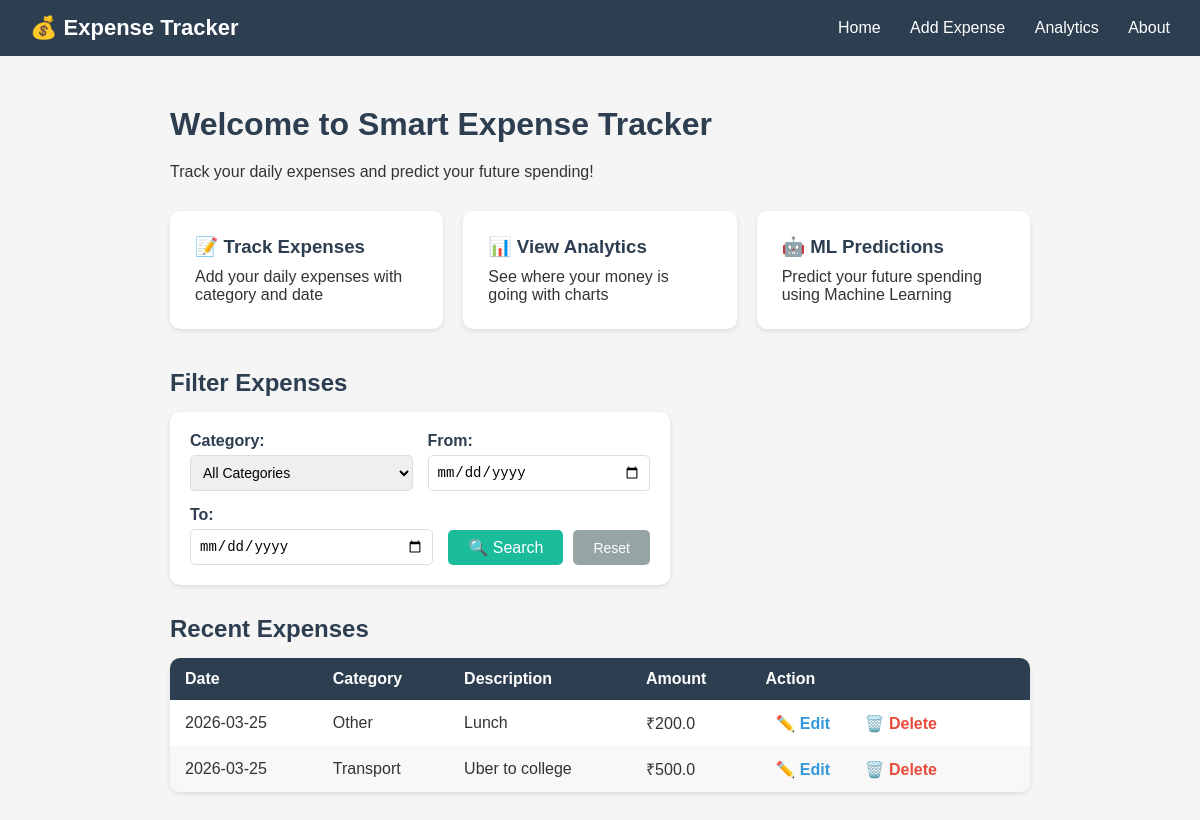
Before: / with the older database file.
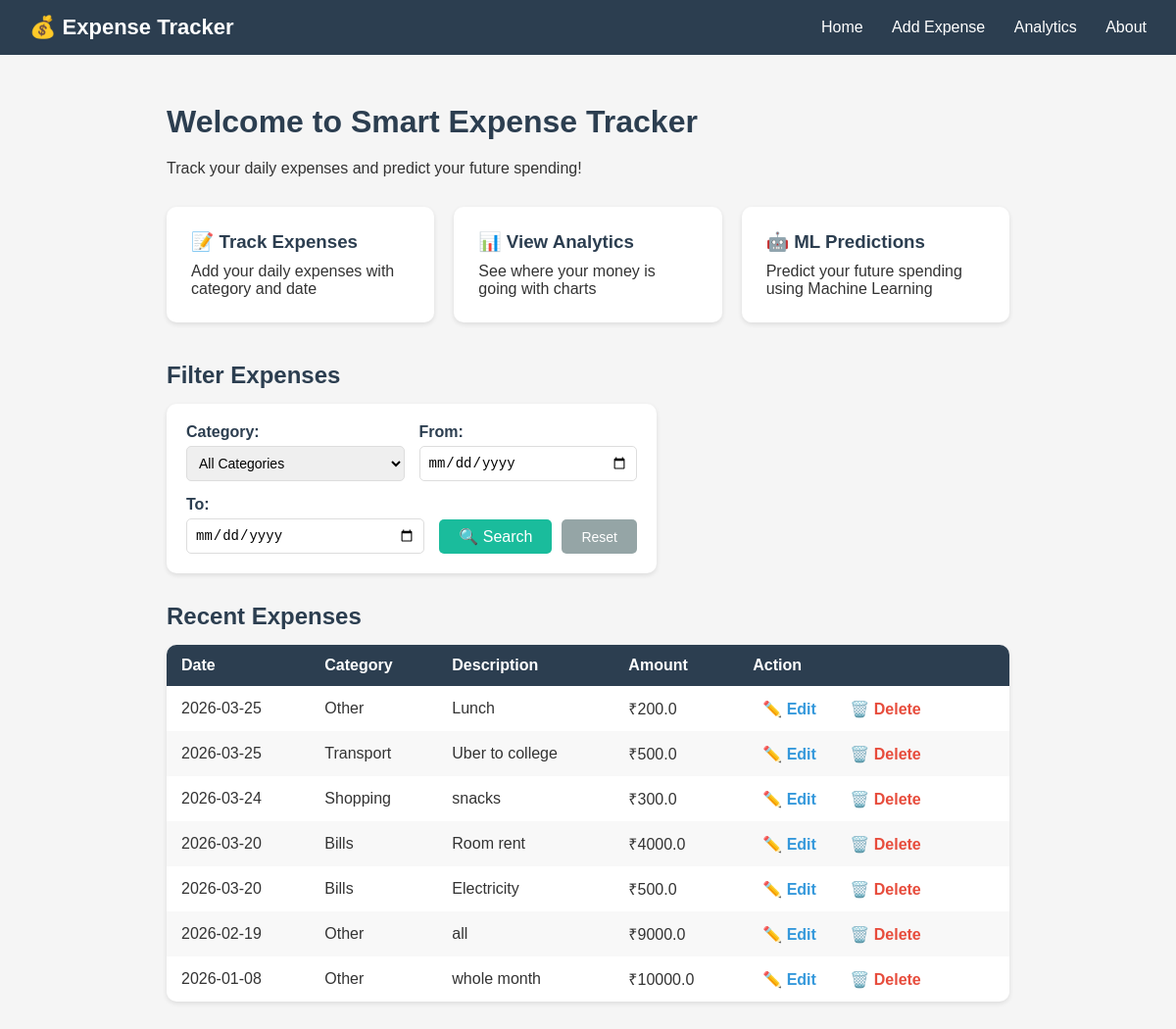
After: the same page with the newer database file.
### tables this page shows
CREATE TABLE expenses(
            id INTEGER PRIMARY KEY AUTOINCREMENT,
            amount REAL NOT NULL,
            category TEXT NOT NULL,
            description TEXT,
            date TEXT NOT NULL
        );

### app.py (the view)
@app.route('/')
def home():
    conn = get_db_connection()
    category = request.args.get('category')
    date_from = request.args.get('date_from')
    date_to = request.args.get('date_to')
    query = 'SELECT * FROM expenses WHERE 1=1'
    params = []
    if category:
        query += ' AND category = ?'
        params.append(category)
    if date_from:
        query += ' AND date >= ?'
        params.append(date_from)
    if date_to:
        query += ' AND date <= ?'
        params.append(date_to)
    query += ' ORDER BY date DESC'
    expenses = conn.execute(query, params).fetchall()
    conn.close()
    return render_template('index.html', expenses=expenses,
                           category=category,
                           date_from=date_from,
                           date_to=date_to)

### app.py (called while the page is built)
def get_db_connection():
    conn = sqlite3.connect('expenses.db')
    conn.row_factory = sqlite3.Row
    return conn

### templates/index.html (shortened to what this page needs)
{% extends 'base.html' %}
{% block content %}
    <h1>Welcome to Smart Expense Tracker</h1>
    <p>Track your daily expenses and predict your future spending!</p>
    <div class="features">
        <div class="feature-card">
            <h3>📝 Track Expenses</h3>
            <p>Add your daily expenses with category and date</p>
        </div>
        <div class="feature-card">
            <h3>📊 View Analytics</h3>
            <p>See where your money is going with charts</p>
        </div>
        <div class="feature-card">
            <h3>🤖 ML Predictions</h3>
            <p>Predict your future spending using Machine Learning</p>
        </div>
    </div>
    <h2 style="margin-top: 40px;">Filter Expenses</h2>
    <form method="GET" action="/" class="filter-form">
        <div class="filter-row">
            <div class="filter-item">
                <label for="category">Category:</label>
                <select id="category" name="category">
                    <option value="">All Categories</option>
                </select>
            </div>
            <div class="filter-item">
                <label for="date_from">From:</label>
                <input type="date" id="date_from" name="date_from"
                       value="{{ date_from if date_from else '' }}">
            </div>
            <div class="filter-item">
                <label for="date_to">To:</label>
                <input type="date" id="date_to" name="date_to"
                       value="{{ date_to if date_to else '' }}">
            </div>
            <div class="filter-buttons">
                <button type="submit">🔍 Search</button>
                <a href="/" class="reset-btn">Reset</a>
            </div>
        </div>
    </form>
    <h2 style="margin-top: 30px;">
        {% if category or date_from or date_to %}
            Filtered Results
        {% else %}
            Recent Expenses
        {% endif %}
    </h2>
    {% if expenses %}
        <table>
            <thead>
                <tr>
                    <th>Date</th>
                    <th>Category</th>
                    <th>Description</th>
                    <th>Amount</th>
                    <th>Action</th>
                </tr>
            </thead>
            <tbody>
                {% for expense in expenses %}
                <tr>
                    <td>{{ expense['date'] }}</td>
                    <td>{{ expense['category'] }}</td>
                    <td>{{ expense['description'] }}</td>
                    <td>₹{{ expense['amount'] }}</td>
                    <td>
                        <a href="/edit/{{ expense['id'] }}" class="edit-btn">
                            ✏️ Edit
                        </a>
                        <a href="/delete/{{ expense['id'] }}" class="delete-btn"
                           onclick="return confirm('Are you sure you want to delete this expense?')">
                            🗑️ Delete
                        </a>
                    </td>
                </tr>
                {% endfor %}
            </tbody>
        </table>
    {% else %}
        <p style="margin-top: 15px; color: #888;">
            No expenses found.
            <a href="/add">Add your first expense!</a>
        </p>
    {% endif %}
{% endblock %}

### templates/base.html (shortened to what this page needs)
<!DOCTYPE html>
<html lang="en">
<head>
    <link rel="stylesheet" href="{{ url_for('static', filename='style.css') }}">
</head>
<body>
    <nav>
        <div class="logo">💰 Expense Tracker</div>
        <div class="nav-links">
            <a href="/">Home</a>
            <a href="/add">Add Expense</a>
            <a href="/analytics">Analytics</a>
            <a href="/about">About</a>
        </div>
    </nav>
    <div class="container">
        {% block content %}
        {% endblock %}
    </div>
</body>
</html>

### static/style.css (style rules this page uses)
* { margin: 0; padding: 0; box-sizing: border-box; }
body { font-family: Arial, sans-serif; background-color: #f5f5f5; color: #333; }
nav { background-color: #2c3e50; padding: 15px 30px; display: flex; justify-content: space-between; align-items: center; }
.logo { color: white; font-size: 22px; font-weight: bold; }
.nav-links a { color: white; text-decoration: none; margin-left: 25px; font-size: 16px; }
.container { max-width: 900px; margin: 30px auto; padding: 20px; }
h1 { color: #2c3e50; margin-bottom: 20px; }
.features { display: flex; gap: 20px; margin-top: 30px; flex-wrap: wrap; }
.feature-card { background: white; padding: 25px; border-radius: 10px; flex: 1; min-width: 200px; box-shadow: 0 2px 5px rgba(0,0,0,0.1); }
.feature-card h3 { margin-bottom: 10px; color: #2c3e50; }
form { background: white; padding: 30px; border-radius: 10px; box-shadow: 0 2px 5px rgba(0,0,0,0.1); max-width: 500px; }
label { display: block; margin-top: 15px; margin-bottom: 5px; font-weight: bold; color: #2c3e50; }
input, select { width: 100%; padding: 10px; border: 1px solid #ddd; border-radius: 5px; font-size: 14px; }
button { margin-top: 20px; padding: 12px 30px; background-color: #1abc9c; color: white; border: none; border-radius: 5px; font-size: 16px; cursor: pointer; width: 100%; }
table { width: 100%; border-collapse: collapse; margin-top: 15px; background: white; border-radius: 10px; overflow: hidden; box-shadow: 0 2px 5px rgba(0,0,0,0.1); }
thead { background-color: #2c3e50; color: white; }
th, td { padding: 12px 15px; text-align: left; }
tbody tr:nth-child(even) { background-color: #f8f8f8; }
h2 { color: #2c3e50; margin-bottom: 10px; }
.delete-btn { color: #e74c3c; text-decoration: none; font-weight: bold; padding: 5px 10px; border-radius: 5px; }
.edit-btn { color: #3498db; text-decoration: none; font-weight: bold; padding: 5px 10px; border-radius: 5px; margin-right: 10px; }
.filter-form { background: white; padding: 20px; border-radius: 10px; box-shadow: 0 2px 5px rgba(0,0,0,0.1); margin-top: 15px; }
.filter-row { display: flex; gap: 15px; align-items: flex-end; flex-wrap: wrap; }
.filter-item { flex: 1; min-width: 150px; }
.filter-item label { display: block; margin-bottom: 5px; font-weight: bold; color: #2c3e50; margin-top: 0; }
.filter-item select, .filter-item input { width: 100%; padding: 8px; border: 1px solid #ddd; border-radius: 5px; }
.filter-buttons { display: flex; gap: 10px; }
.filter-buttons button { margin-top: 0; padding: 8px 20px; width: auto; }
.reset-btn { padding: 8px 20px; background-color: #95a5a6; color: white; text-decoration: none; border-radius: 5px; font-size: 14px; display: flex; align-items: center; }

Changed rows visible on the page:
added expenses: date "2026-03-24", category "Shopping", description "snacks", amount "300.0"
added expenses: date "2026-03-20", category "Bills", description "Room rent", amount "4000.0"
added expenses: date "2026-03-20", category "Bills", description "Electricity", amount "500.0"
added expenses: date "2026-02-19", category "Other", description "all", amount "9000.0"
added expenses: date "2026-01-08", category "Other", description "whole month", amount "10000.0"
